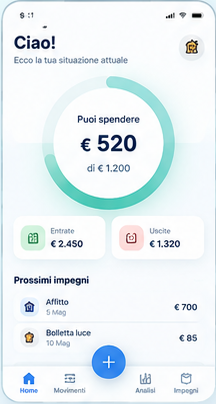
#> input picture release/v3.2/references/01_Home.png, 216 x 404 px
$ python compare.py
#> lines starting #> are read from the running program, lines starting #| are printed output that depends on the picture
from pathlib import Path
import json,os
from PIL import Image,ImageOps,ImageDraw,ImageFont
os.environ['MPLCONFIGDIR']='/tmp/ps-prototype-mpl'
import matplotlib
matplotlib.use('Agg')
import matplotlib.pyplot as plt
from matplotlib.backends.backend_pdf import PdfPages
root=Path(__file__).resolve().parents[1];repo=root.parents[1];out=root/'comparisons';out.mkdir(exist_ok=True)
files=['01_Home.png','02_Nuova_Spesa.png','03_Categorie.png','04_Analisi.png','05_Rate.png','06_Conferma_Uscita.png']
shots=['01-home-light.png','02-spesa-light.png','03-categorie-light.png','04-analisi-light.png','05-rate-light.png','06-conferma-light.png']
names=['Home','Nuova spesa','Categorie','Analisi','Numero di rate','Conferma di uscita']
notes=[
 'Riferimento: ring rifinito, metriche e due impegni con stato. UX: liquidità nominata, due accessi secondari. Residui: icone più semplici e altezze differenti; badge e azioni extra occupano spazio.',
 'Riferimento: area importo, griglia, capsula, data/rate e CTA. UX: solo importo obbligatorio. Residui: categorie reali differenti, icone meno illustrate, data nativa browser.',
 'Riferimento: ricerca, preferite, lista e cuori. UX: gestione esplicita fuori dalla scelta. Residui: ordine e nomi dell’archivio, dettaglio pittorico non riprodotto.',
 'Riferimento: tabs, donut, legenda e area blu. UX: filtro accessibile e scenari separati. Residui: gradini/data reale, donut e proporzioni ancora differenti dal raster.',
 'Riferimento: cinque radio, selezione e CTA. UX: scelta Totale/Ogni rata, quote esatte e avanzate. Residui: selettore di significato e riepilogo aggiunti; maggiore densità verticale.',
 'Riferimento: documento, blur, dialogo, due azioni. UX: focus/annulla specifici. Residui: illustrazione ridisegnata, titolo e spazi non identici; blur browser, non Android.'
]
crops={}
with PdfPages(out/'Confronti-UX-Rebuild.pdf') as pdf:
 for i,(ref,shot,name,note) in enumerate(zip(files,shots,names,notes),1):
  im=Image.open(repo/'release/v3.2/references'/ref).convert('RGB');w,h=im.size
#> further down, im is the input picture: PIL image 216x404 RGB; mean R, G, B 232.2, 240.8, 244
#> after `w, h = im.size`: w = 216; h = 404
  # Explicit proportional interior crop: 4% frame left/right, top status band 24 px Home / 18 px other screens, bottom frame 2.5%.
  box=(round(w*.04),24 if i==1 else 18,round(w*.96),round(h*.975));crops[ref]={'source':[w,h],'crop':box,'reason':'Esclusi cornice laterale, riga di stato illustrata e bordo inferiore; nessun ritaglio dei contenuti per favorire il risultato.'};original=im.crop(box)
#> after `box = (round(w * 0.04), 24 if i == 1 else 18, round(w * 0.96), round(h`: box = (9, 24, 207, 394)
#> after `original = im.crop(box)`:
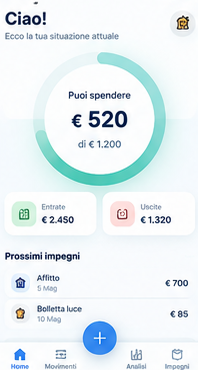
#> original: PIL image 198x370 RGB; mean R, G, B 231, 240.2, 243.4
#> (the run stopped early here; a loop or call above may not have finished)

$ run again, with design/ux-rebuild/comparisons/01-concept-area-utile.png copied over release/v3.2/references/01_Home.png
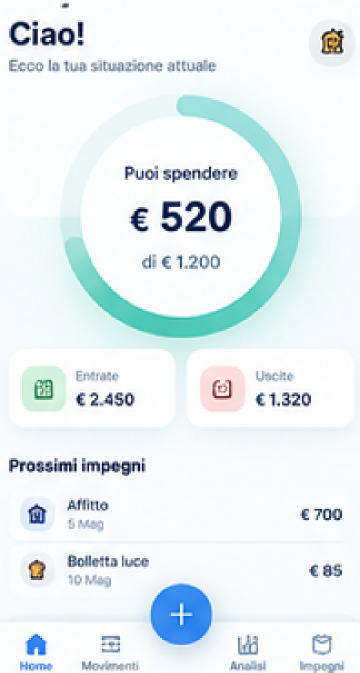
#> input picture design/ux-rebuild/comparisons/01-concept-area-utile.png, 720 x 1345 px (shown at 1/2 size)
#> im is the input picture: PIL image 720x1345 RGB; mean R, G, B 231, 240.2, 243.4
#> `original = im.crop(box)`:
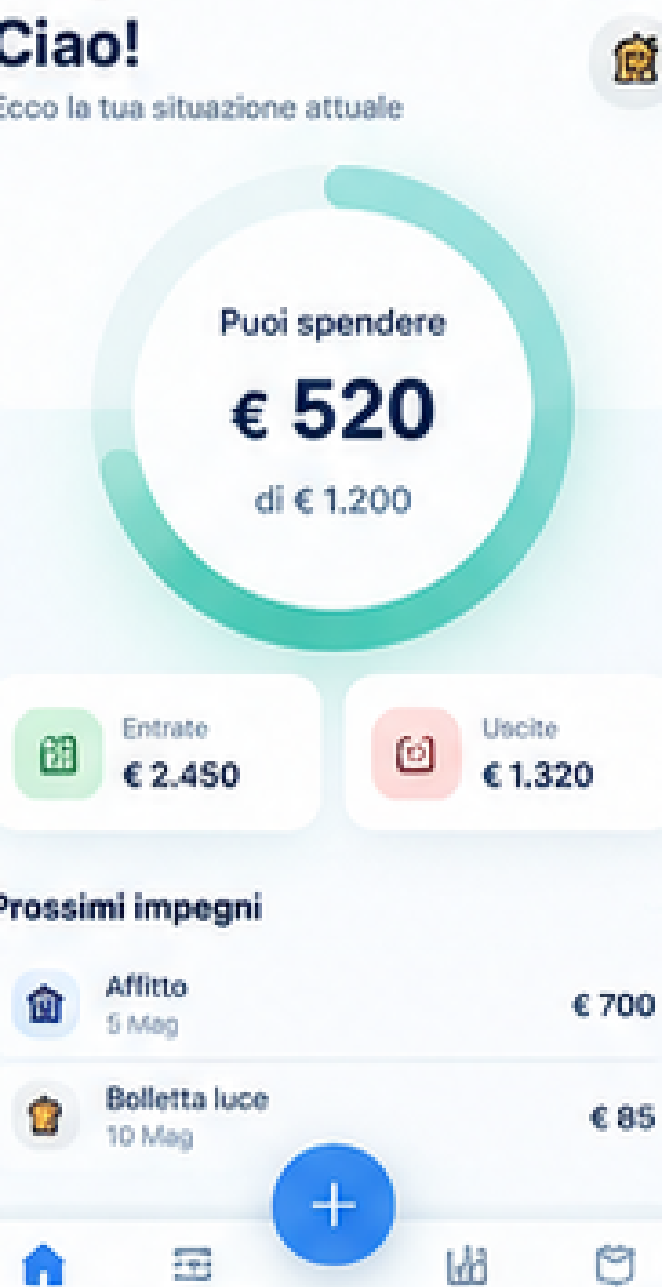
#> original: PIL image 662x1287 RGB; mean R, G, B 229.3, 239.2, 242.5

$ run again, with design/ux-rebuild/comparisons/01-confronto.png copied over release/v3.2/references/01_Home.png
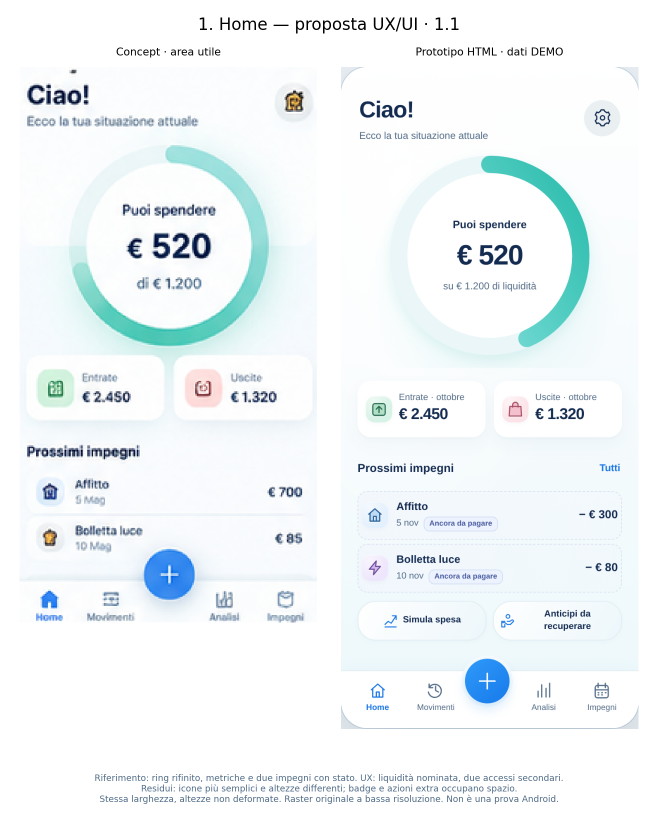
#> input picture design/ux-rebuild/comparisons/01-confronto.png, 1316 x 1680 px (shown at 1/2 size)
#> `original = im.crop(box)`:
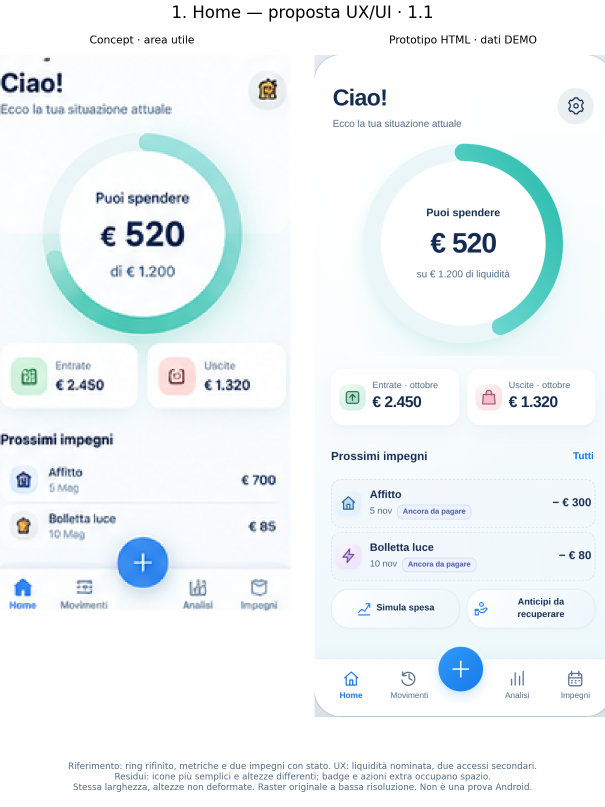
#> original: PIL image 1210x1614 RGB (shown at 1/2 size); mean R, G, B 238, 244.4, 246.8
